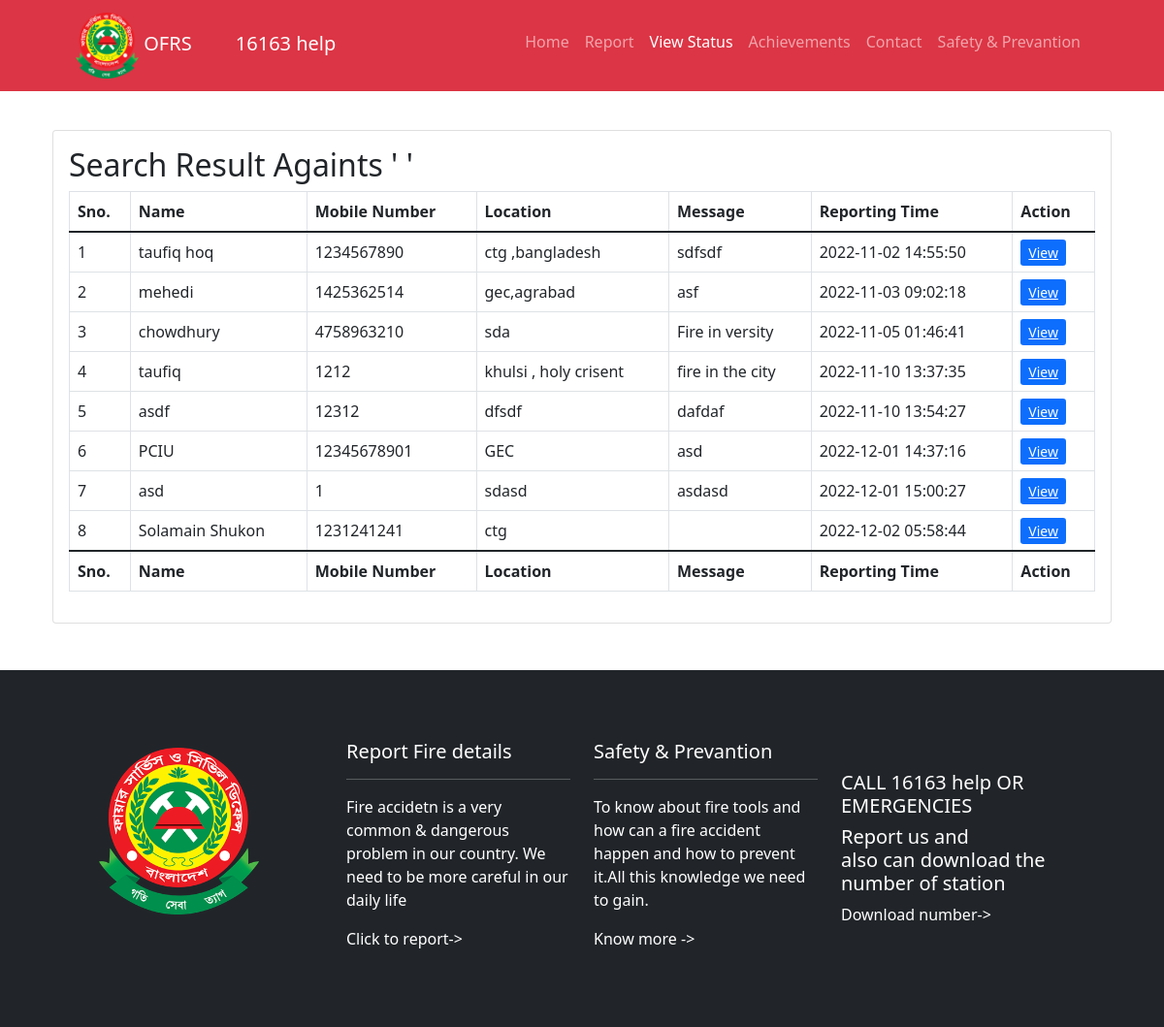
The page /search-report-result.php on the database its author committed.
### tables this page shows
CREATE TABLE `tblsite` (
  `id` int(11) NOT NULL,
  `siteTitle` varchar(255) DEFAULT NULL,
  `siteLogo` varchar(255) DEFAULT NULL,
  `sitephone` varchar(11) DEFAULT NULL
);

CREATE TABLE `tblfirereport` (
  `id` int(11) NOT NULL,
  `fullName` varchar(255) DEFAULT NULL,
  `mobileNumber` bigint(12) DEFAULT NULL,
  `location` mediumtext DEFAULT NULL,
  `messgae` mediumtext DEFAULT NULL,
  `assignTo` int(11) DEFAULT NULL,
  `status` varchar(120) DEFAULT NULL,
  `postingDate` timestamp NULL DEFAULT current_timestamp(),
  `assignTime` varchar(255) DEFAULT NULL,
  `assignTme` varchar(255) NOT NULL
);

### includes/header.php (called while the page is built, shortened)
<?php $query=mysqli_query($con,"select * from tblsite");
while($row=mysqli_fetch_array($query)){
$logo=$row['siteLogo'];
$wtitle=$row['siteTitle'];
$phone=$row['sitephone'];
}  ?>

### search-report-result.php (the view, shortened to what this page needs)
<?php include_once('includes/config.php');
?>
<!DOCTYPE html>
<html lang="en">
<head>
    <link href="css/styles.css" rel="stylesheet" />
</head>
<body>
    <section>
    <nav class="navbar navbar-expand-lg navbar-dark bg-danger">
      <div class="container px-5">
        <a class="navbar-brand" href="index.php"> <img src="admin/uploadeddata/<?php echo $logo;?>" width="65">
          <?php echo $wtitle;?>
          <span style="padding-left:40px;">
            <?php echo $phone;?>
          </span>
        </a>
        <div class="collapse navbar-collapse" id="navbarSupportedContent">
          <ul class="navbar-nav ms-auto mb-2 mb-lg-0">
            <li class="nav-item"><a class="nav-link" aria-current="page" href="index.php.
                            ">Home</a></li>
            <li class="nav-item"><a class="nav-link" href="reporting.php">Report</a></li>
            <li class="nav-item"><a class="nav-link active" href="search.php">View Status</a></li>
            <li class="nav-item"><a class="nav-link" href="reward.php">Achievements</a></li>
            <li class="nav-item"><a class="nav-link" href="contact.php">Contact</a></li>
            <li class="nav-item"><a class="nav-link" href="safety.php">Safety & Prevantion</a></li>
          </ul>
        </div>
      </div>
    </nav>
  </section>
    <section>
        <div class="container px-4 px-lg-5" style=margin-top:40px;>
            <div class="row gx-4 gx-lg-5">
                <div class="col-md-12 mb-5">
                    <div class="card h-100">
                        <div class="card-body">
                            <?php
                        $searchdata=$_POST['serachdata'];
                    ?>
                            <h2 class="card-title" >Search Result Againts '
                                <?php echo $searchdata;?>'
                            </h2>
                            <table class="table table-bordered" id="dataTable" width="100%" cellspacing="0">
                                <thead>
                                    <tr>
                                        <th>Sno.</th>
                                        <th>Name</th>
                                        <th>Mobile Number</th>
                                        <th>Location </th>
                                        <th>Message</th>
                                        <th>Reporting Time</th>
                                        <th>Action</th>
                                    </tr>
                                </thead>
                                <tfoot>
                                    <tr>
                                        <th>Sno.</th>
                                        <th>Name</th>
                                        <th>Mobile Number</th>
                                        <th>Location </th>
                                        <th>Message</th>
                                        <th>Reporting Time</th>
                                        <th>Action</th>
                                    </tr>
                                </tfoot>
                                <tbody>
                                    <?php $query=mysqli_query($con,"select * from tblfirereport where fullName like '%$searchdata%' || mobileNumber like '%$searchdata%' || location like '%$searchdata%'");
                        $cnt=1;
                        while($row=mysqli_fetch_array($query)){
                        ?>
                                    <tr>
                                        <td>
                                            <?php echo $cnt;?>
                                        </td>
                                        <td>
                                            <?php echo $row['fullName'];?>
                                        </td>
                                        <td>
                                            <?php echo $row['mobileNumber'];?>
                        </td>
                                        <td>
                                            <?php echo $row['location'];?>
                                        </td>
                                        <td>
                                            <?php echo $row['messgae'];?>
                                        </td>
                                        <td>
                                            <?php echo $row['postingDate'];?>
                        </td>
<td>
                                            <a href="details.php?requestid=<?php echo $row['id'];?>"
                                                class="btn-sm btn-primary">View</a>
                                        </td>
                                    </tr>
                                    <?php $cnt++;
                            } ?>
                                </tbody>
                            </table>
                        </div>
                    </div>
                </div>
            </div>
        </div>
    </section>
    <?php include_once('includes/footer.php') ?>
</body>
</html>

### includes/footer.php
<?php $query=mysqli_query($con,"select * from tblsite");
while($row=mysqli_fetch_array($query)){
$logo=$row['siteLogo'];
$phone=$row['sitephone'];
}  ?>
<footer class="py-2 bg-dark">
<div class="container">
        <div class="row my-5 mx-5 text-white">
                <div class="col-3 my-4">
                        <a class="navbar-brand" href="index.php">   <img src="admin/uploadeddata/<?php echo $logo;?>"  width="165">
                        </a>
                </div>
                <div class="col-3 my-3">
                        <h5>Report Fire details</h5>
                        <hr>
                        <p>Fire accidetn is a very common & dangerous problem in our country. We need to be more careful in our daily life</p>
                        <a href="reporting.php" style="color:white;text-decoration:none;"">Click to report-></a>
                </div>
                <div class="col-3 my-3 ">
                        <h5>Safety & Prevantion</h5>
                        <hr>
                        <p>To know about fire tools and how can a fire accident happen and how to prevent it.All this knowledge we need to gain. </p>
                        <a href="safety.php" style="color:white; text-decoration:none;">Know more -></a>
                </div>
                <div class="col-3 my-5 "  >
                         <h5>CALL <?php echo $phone;?> OR <br> EMERGENCIES</h5>
                        <h5>Report us and <br>
                       also can download the number of station
                        </h5>
                        <a href="assets/number.pdf" style="color:white; text-decoration:none;">Download number-></a>
                </div>
        </div>
</div>
</footer>

### rows shown on the page
tblsite: siteLogo (picture), siteTitle "OFRS", sitephone "16163 help"
tblfirereport: fullName "taufiq hoq", mobileNumber "1234567890", location "ctg ,bangladesh", messgae "sdfsdf", postingDate "2022-11-02 14:55:50"
tblfirereport: fullName "mehedi", mobileNumber "1425362514", location "gec,agrabad", messgae "asf", postingDate "2022-11-03 09:02:18"
tblfirereport: fullName "chowdhury", mobileNumber "4758963210", location "sda", messgae "Fire in versity", postingDate "2022-11-05 01:46:41"
tblfirereport: fullName "taufiq", mobileNumber "1212", location "khulsi , holy crisent", messgae "fire in the city", postingDate "2022-11-10 13:37:35"
tblfirereport: fullName "asdf", mobileNumber "12312", location "dfsdf", messgae "dafdaf", postingDate "2022-11-10 13:54:27"
tblfirereport: fullName "PCIU", mobileNumber "12345678901", location "GEC", messgae "asd", postingDate "2022-12-01 14:37:16"
tblfirereport: fullName "asd", mobileNumber "1", location "sdasd", messgae "asdasd", postingDate "2022-12-01 15:00:27"
tblfirereport: fullName "Solamain Shukon", mobileNumber "1231241241", location "ctg", postingDate "2022-12-02 05:58:44"
